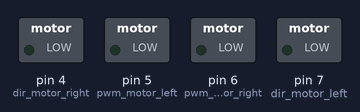
The sketch below on a simulated Arduino Uno, built with avr-gcc and run on an emulated ATmega328P. Shown: switched loads named in the sketch (green lamp = pin HIGH).

Above: at 0.1 s.
At 1.1 s:
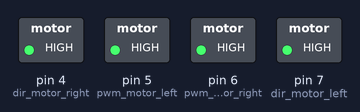
Timing chart, 0 to 2.6 s (numbered marks = the images above):
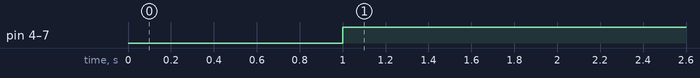

Measured:
- by itself, pin 4 (dir_motor_right), pin 5 (pwm_motor_left), pin 6 (pwm_motor_right), pin 7 (dir_motor_left): LOW → HIGH at 1.0 s

The sketch:

PWM.ino
```cpp
int pwm_motor_right=6;                //pwm mottor right connect to AN2 at MDS10
int pwm_motor_left=5;                 //pwm mottor left connect to AN1 at MDS10
int dir_motor_right=4;                //direction mottor right connect to DIG2 at MDS10
int dir_motor_left=7;                 //direction mottor left connect to DIG1 at MDS10


void setup() {
  pinMode(4,OUTPUT);
  pinMode(5,OUTPUT);
  pinMode(6,OUTPUT);
  pinMode(7,OUTPUT);
  delay(1000);      // to make the input data in low.
  // put your setup code here, to run once:

}

void loop() {

  analogWrite(pwm_motor_right,255);
  analogWrite(pwm_motor_left,255);
  digitalWrite(dir_motor_right,HIGH);
  digitalWrite(dir_motor_left,HIGH);
  delay(2000);

  //analogWrite(pwm_motor_right,127);
  //analogWrite(pwm_motor_left,127);
  //digitalWrite(dir_motor_right,HIGH);
  //digitalWrite(dir_motor_left,HIGH);
  //delay(2000);
  //
  //analogWrite(pwm_motor_right,70);
  //analogWrite(pwm_motor_left,70);
  //digitalWrite(dir_motor_right,HIGH);
  //digitalWrite(dir_motor_left,HIGH);
  //delay(2000);
  //
  //analogWrite(pwm_motor_right,70);
  //analogWrite(pwm_motor_left,70);
  //digitalWrite(dir_motor_right,HIGH);
  //digitalWrite(dir_motor_left,HIGH);
  //delay(2000);
  //
  //analogWrite(pwm_motor_right,127);
  //analogWrite(pwm_motor_left,127);
  //digitalWrite(dir_motor_right,HIGH);
  //digitalWrite(dir_motor_left,HIGH);
  //delay(2000);
  //
  //analogWrite(pwm_motor_right,255);
  //analogWrite(pwm_motor_left,255);
  //digitalWrite(dir_motor_right,HIGH);
  //digitalWrite(dir_motor_left,HIGH);
  //delay(2000);


}
```
